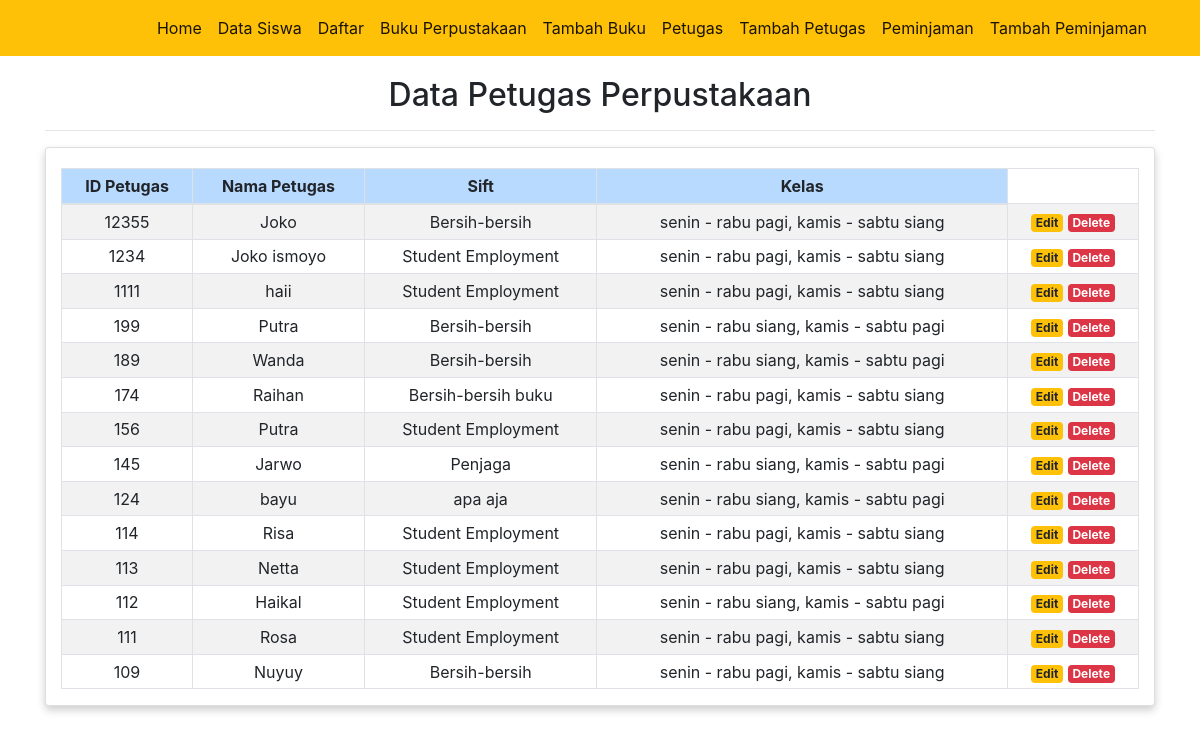
The app's page /petugas.php with its own data.
### tables this page shows
CREATE TABLE `petugas` (
  `id_petugas` int(15) NOT NULL,
  `nama_petugas` varchar(256) NOT NULL,
  `pekerjaan` varchar(256) NOT NULL,
  `sift` enum('senin - rabu pagi, kamis - sabtu siang','senin -  rabu siang, kamis - sabtu pagi') NOT NULL
);

### petugas.php (the view, shortened to what this page needs)
<!DOCTYPE html>
<html>
<head>
	<link rel="stylesheet" href="https://stackpath.bootstrapcdn.com/bootstrap/4.1.3/css/bootstrap.min.css">
	<link rel="stylesheet" href="style.css">
</head>
<body>
<?php
include 'navbar.php';
?>
	<div class="container" style="margin-top:20px">
		<h2><center>Data Petugas Perpustakaan</center></h2>
		<hr>
			<div class="card">
			<div class="container">
		<table class="table table-striped table-hover table-sm table-bordered">
			<thead class="thead-danger">
				<tr class="table-primary" style="text-align:center">
					<th>ID Petugas</th>
					<th>Nama Petugas</th>
					<th>Sift</th>
					<th>Kelas</th>
				</tr>
			</thead>
			<tbody>
				<?php
				$sql = mysqli_query($coneksi, "SELECT * FROM petugas ORDER BY id_petugas DESC") or die(mysqli_error($coneksi));
				if(mysqli_num_rows($sql) > 0){
					while($data = mysqli_fetch_assoc($sql)){
						echo '
						<tr style="text-align:center">
							<td>'.$data['id_petugas'].'</td>
							<td>'.$data['nama_petugas'].'</td>
							<td>'.$data['pekerjaan'].'</td>
							<td>'.$data['sift'].'</td>
							<td>
								 <a href="editpetugas.php?id_petugas='.$data['id_petugas'].'" class="badge badge-warning">Edit</a>
								 <a href="deletepetugas.php?id_petugas='.$data['id_petugas'].'" class="badge badge-danger" onclick="return confirm(\'Yakin ingin menghapus data ini?\')">Delete</a>
							</td>
						</tr>
						';
					}
				}else{
					echo '
					<tr>
						<td colspan="6">Tidak ada data.</td>
					</tr>
					';
				}
				?>
		</table>
		</div>
		</div>
	</div>
</body>
</html>

### style.css (style rules this page uses)
table { margin-top: 20px; }
.card { box-shadow: 0 4px 8px 0 rgba(0, 0, 0, 0.2); transition: 0.3s; }

### records on screen
petugas: id_petugas "12355", nama_petugas "Joko", pekerjaan "Bersih-bersih", sift "senin - rabu pagi, kamis - sabtu siang"
petugas: id_petugas "1234", nama_petugas "Joko ismoyo", pekerjaan "Student Employment", sift "senin - rabu pagi, kamis - sabtu siang"
petugas: id_petugas "1111", nama_petugas "haii", pekerjaan "Student Employment", sift "senin - rabu pagi, kamis - sabtu siang"
petugas: id_petugas "199", nama_petugas "Putra", pekerjaan "Bersih-bersih", sift "senin - rabu siang, kamis - sabtu pagi"
petugas: id_petugas "189", nama_petugas "Wanda", pekerjaan "Bersih-bersih", sift "senin - rabu siang, kamis - sabtu pagi"
petugas: id_petugas "174", nama_petugas "Raihan", pekerjaan "Bersih-bersih buku", sift "senin - rabu pagi, kamis - sabtu siang"
petugas: id_petugas "156", nama_petugas "Putra", pekerjaan "Student Employment", sift "senin - rabu pagi, kamis - sabtu siang"
petugas: id_petugas "145", nama_petugas "Jarwo", pekerjaan "Penjaga", sift "senin - rabu siang, kamis - sabtu pagi"
petugas: id_petugas "124", nama_petugas "bayu", pekerjaan "apa aja", sift "senin - rabu siang, kamis - sabtu pagi"
petugas: id_petugas "114", nama_petugas "Risa", pekerjaan "Student Employment", sift "senin - rabu pagi, kamis - sabtu siang"
petugas: id_petugas "113", nama_petugas "Netta", pekerjaan "Student Employment", sift "senin - rabu pagi, kamis - sabtu siang"
petugas: id_petugas "112", nama_petugas "Haikal", pekerjaan "Student Employment", sift "senin - rabu siang, kamis - sabtu pagi"
petugas: id_petugas "111", nama_petugas "Rosa", pekerjaan "Student Employment", sift "senin - rabu pagi, kamis - sabtu siang"
petugas: id_petugas "109", nama_petugas "Nuyuy", pekerjaan "Bersih-bersih", sift "senin - rabu pagi, kamis - sabtu siang"
